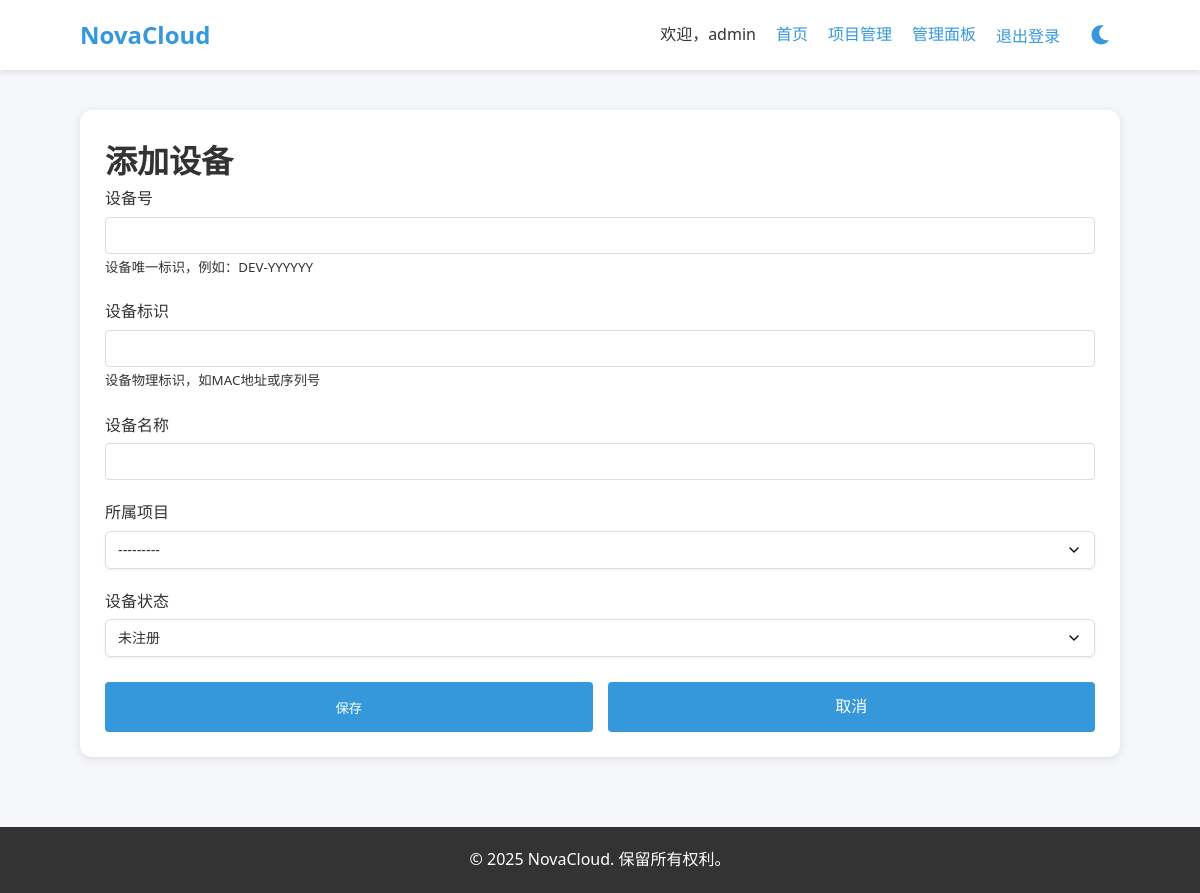
Page /projects/1/devices/create/ (signed in) on the earlier database version.
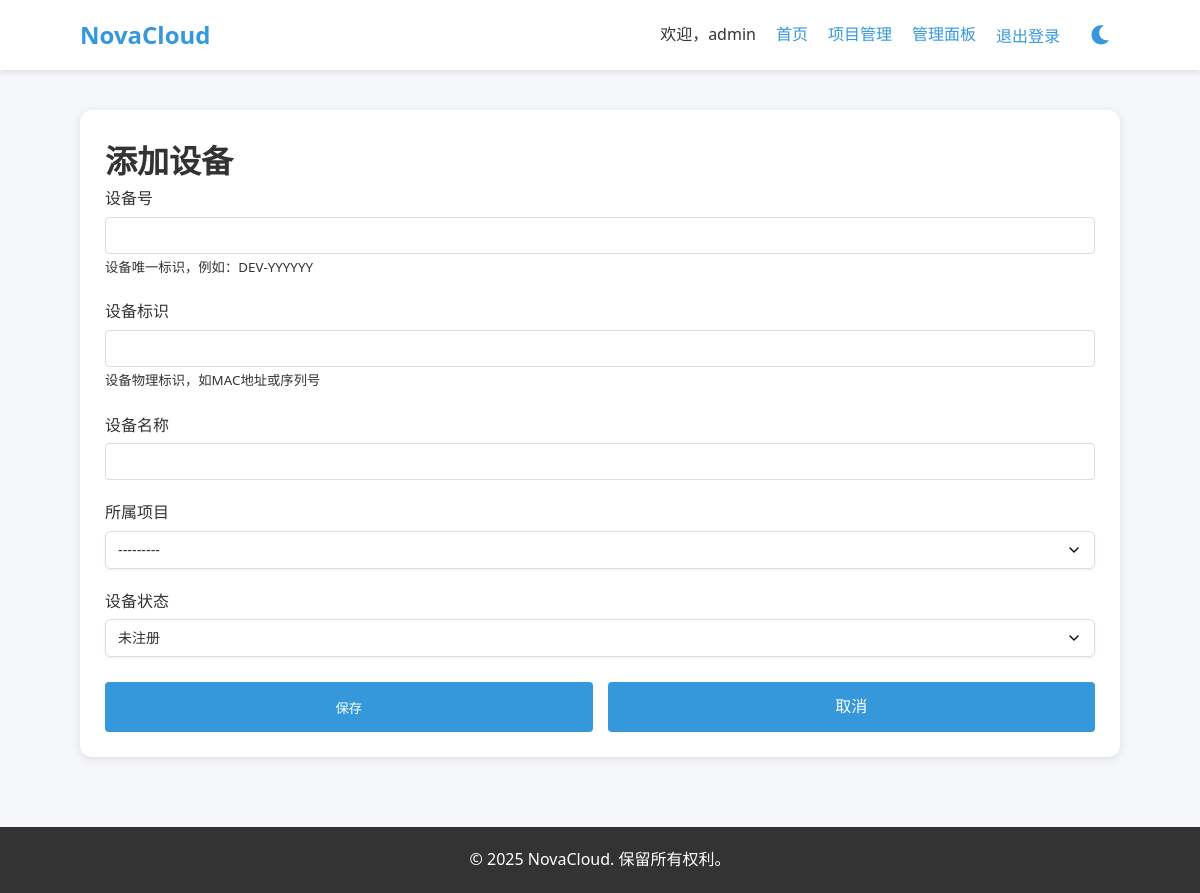
Same page on the later database version.
### iot_devices/models.py (models this page shows)
class Project(models.Model):
    project_id = models.CharField('项目号', max_length=20, unique=True, help_text="例如：PRJ-XXXXXX")
    name = models.CharField('项目名称', max_length=100)
    description = models.TextField('项目描述', blank=True, null=True)
    owner = models.ForeignKey(settings.AUTH_USER_MODEL, on_delete=models.CASCADE, verbose_name='所有者')
    created_at = models.DateTimeField('创建时间', auto_now_add=True)
    updated_at = models.DateTimeField('更新时间', auto_now=True)
    class Meta:
        verbose_name = '项目'
        verbose_name_plural = '项目'
        ordering = ['-created_at']
    def __str__(self):
        return f"{self.name} ({self.project_id})"

### iot_devices/views.py (the view, shortened to what this page needs)
# urls.py: path('projects/<str:project_id>/devices/create/', views.DeviceCreateView.as_view(), name='device_create'),
class DeviceCreateView(LoginRequiredMixin, CreateView):
    model = Device
    form_class = DeviceForm
    template_name = 'iot_devices/device_form.html'
    def get_form_kwargs(self):
        kwargs = super().get_form_kwargs()
        kwargs['user'] = self.request.user
        kwargs['project_id'] = self.kwargs.get('project_id')
        return kwargs

### templates/iot_devices/device_form.html (shortened to what this page needs)
{% extends 'base.html' %}
{% block content %}
<div class="content-section">
    <div class="form-header">
        <h1>{% if form.instance.pk %}编辑设备{% else %}添加设备{% endif %}</h1>
    </div>
    <div class="form-container">
        <form method="post">
            <div class="form-group">
                <label for="{{ form.device_id.id_for_label }}">设备号</label>
                {{ form.device_id }}
                {% if form.device_id.help_text %}
                    <small class="form-text text-muted">{{ form.device_id.help_text }}</small>
                {% endif %}
            </div>
            <div class="form-group">
                <label for="{{ form.device_identifier.id_for_label }}">设备标识</label>
                {{ form.device_identifier }}
                {% if form.device_identifier.help_text %}
                    <small class="form-text text-muted">{{ form.device_identifier.help_text }}</small>
                {% endif %}
            </div>
            <div class="form-group">
                <label for="{{ form.name.id_for_label }}">设备名称</label>
                {{ form.name }}
            </div>
            <div class="form-group">
                <label for="{{ form.project.id_for_label }}">所属项目</label>
                {{ form.project }}
            </div>
            <div class="form-group">
                <label for="{{ form.status.id_for_label }}">设备状态</label>
                {{ form.status }}
            </div>
            <div class="form-actions button-group">
                <button type="submit" class="btn btn-primary">保存</button>
                {% if view.kwargs.project_id %}
                    <a href="{% url 'iot_devices:project_detail' view.kwargs.project_id %}" class="btn btn-light">取消</a>
                {% else %}
                    <a href="javascript:history.back()" class="btn btn-light">取消</a>
                {% endif %}
            </div>
        </form>
    </div>
</div>
{% endblock %}

Differences in the rows shown:
added Project: project "---------"
Other differences:
form field project: "---------" → (not shown)
